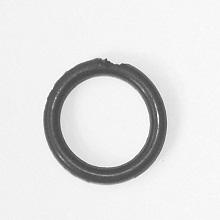
#> input picture Orings/Oring1.jpg, 220 x 220 px, found by its file name; its folder holds only this picture in this run
$ python oring.py
#> lines starting #> are read from the running program, lines starting #| are printed output that depends on the picture; after the words box and inside, x2 and y2 are one past the last pixel; in counts of white or black regions, pixels touching at a corner belong together
import cv2 as cv
import numpy as np
from matplotlib import pyplot as plt
import math
import queue
import time


# histogram of image
def hist(img):

    y = np.zeros(256)
    for i in range(1, img.shape[0]):
        for j in range(1, img.shape[1]):
            y[img[i, j]] += 1

    return y


# number of pixels in image
def pixelCount(h):
    count = 0
    for i in range(1, len(h)):
        if h[i] > 0:
            count += h[i]
    return count


def weight(x, y):
    w = 0
    for i in range(x, y):
        w += h[i]
    return w


def mean(x, y):
    m = 0
    w = weight(x, y)
    for i in range(x, y):
        m += h[i] * i

    return m / w


def variance(x, y):
    v = 0
    m = mean(x, y)
    w = weight(x, y)
    for i in range(x, y):
        v += ((i - m) ** 2) * h[i]
    v /= w
    return v


def threshold(h):
    count = pixelCount(h)
    for i in range(1, len(h)):
        # background variables
        vb = variance(0, i)
        wb = weight(0, i)/float(count)
        mb = mean(0, i)

        # foreground variables
        vf = variance(i, len(h))
        wf = weight(i, len(h))/float(count)
        mf = mean(i, len(h))

        #within class variance
        wcv = (wb * vb) + (wf * vf)

        if not math.isnan(wcv):
            threshold_values[i] = wcv


def getThreshold():
    minWcv = min(threshold_values.values())
    optimal_threshold = [k for k, v in threshold_values.items() if v == minWcv]
    print('optimal threshold', optimal_threshold[0])
    return optimal_threshold[0]


def thresholdedImage(img, threshold):
    row, col = img.shape
    for i in range(1, img.shape[0]):
        for j in range(1, img.shape[1]):
            if img[i, j] > threshold:
                img[i, j] = 0
            else:
                img[i, j] = 255
    return img


def dilation(img):
    row, col = img.shape
    imgCopy = np.zeros((img.shape[0], img.shape[1]), dtype=np.uint8)
    for i in range(1, img.shape[0]):
        for j in range(1, img.shape[1]):
            if img[i, j] == 255:
                imgCopy[i][j] = 255
                if i > 0:
                    imgCopy[i-1][j] = 255
                if j > 0:
                    imgCopy[i][j-1] = 255
                if i + 1 < len(img):
                    imgCopy[i+1][j] = 255
                if j + 1 < len(img[i]):
                    imgCopy[i][j+1] = 255

    return imgCopy


def erosion(img):
    row, col = img.shape
    imgCopy = np.zeros((img.shape[0], img.shape[1]), dtype=np.uint8)
    for i in range(1, img.shape[0]):
        for j in range(1, img.shape[1]):
            if img[i, j] == 0:
                imgCopy[i][j] = 0
                if i > 0:
                    imgCopy[i-1][j] = 0
                if j > 0:
                    imgCopy[i][j-1] = 0
                if i + 1 < len(img):
                    imgCopy[i+1][j] = 0
                if j + 1 < len(img[i]):
                    imgCopy[i][j+1] = 0

    return imgCopy


def ccl(img):

    label = np.zeros((img.shape[0], img.shape[1]), dtype=np.uint8)
    currLabel = 1
    q = queue.Queue()
    for i in range(1, img.shape[0]):
        for j in range(1, img.shape[1]):
            if img[i, j] == 255 and label[i, j] == 0:
                q.put((i, j))
                currLabel += 1
                while not q.empty():
                    pixel = q.get()
                    label[pixel[0], pixel[1]] = currLabel
                    for x in range(-1, 2):
                        for y in range(-1, 2):
                            if img[pixel[0] + x, pixel[1] + y] == 255 and label[pixel[0] + x, pixel[1] + y] == 0:
                                label[pixel[0] + x, pixel[1] + y] = currLabel
                                q.put((pixel[0] + x, pixel[1] + y))

    for x in range(1, img.shape[0]):
        for y in range(1, img.shape[1]):
            if label[x, y] == 2:
                label[x, y] = 255
            else:
                label[x, y] = 0

    return label


def perimeter(img):

    perimeter = np.zeros(shape=(img.shape[0], img.shape[1]), dtype=np.uint8)

    for i in range(1, img.shape[0]):
        for j in range(1, img.shape[1]):
            if img[i, j] == 255:
                edge = False
                for x in range(-1, 2):
                    for y in range(-1, 2):
                        if img[i + x, j + y] == 0:
                                edge = True
                if edge:
                    perimeter[i, j] = 255
    return perimeter


def test(img):
    label = np.zeros(shape=(img.shape[0], img.shape[1]), dtype=np.uint8)
    ringNo = 1
    q = queue.Queue()
    for i in range(1, img.shape[0]):
        for j in range(1, img.shape[1]):
            if img[i, j] == 255 and label[i, j] == 0:
                label[i, j] = ringNo
                q.put((i, j))

                while not q.empty():
                    pixel = q.get()
                    for x in range(-1, 2):
                        for y in range(-1, 2):
                            if img[pixel[0] + x, pixel[1] + y] == 255 and label[pixel[0] + x, pixel[1] + y] == 0:
                                label[pixel[0] + x, pixel[1] + y] = ringNo
                                q.put((pixel[0] + x, pixel[1] + y))
                ringNo += 1
    return ringNo == 3


for i in range(15):
    img = cv.imread("C:/Users/User/Desktop/ITB2019/ComputerVision/assignment/Orings/Oring" + str(i+1) + ".jpg", 0)
#> img is the input picture: shape (220, 220); min 55, max 255, mean 225.2
    img = np.asarray(img, dtype=np.uint8)
    copy = img.copy()
    threshold_values = {}

    start = time.time()
    # generate histogram of image
    h = hist(img)
#> h = 256 values, max 6276 at index 243, min 0 at index 0, mean 187.3
    # get threshold value
    threshold(h)
#> the loop in pixelCount, `for i in range(1, len(h)):` made 255 passes
#> count on passes 55, 57, 61, 62, 64, 65, 66, 67, 68, 69, 70, 71: 1, 2, 3, 4, 5, 8, 10, 17, 29, 36, 61, 89
#> after the loop in pixelCount, `for i in range(1, len(h)):`: count = 47961
#> the loop in threshold, `for i in range(1, len(h)):` made 255 passes
    thres = getThreshold()
#| optimal threshold 170
    # threshold image
    img = thresholdedImage(img, thres)
#> after the loop in thresholdedImage, `for i in range(1, img.shape[0]):`:
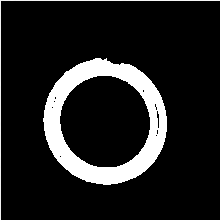
#> img: shape (220, 220); min 0, max 255, mean 32.2
    # show and save thresholded image
    cv.imshow("thresholded", img)
    # closing holes, dilation then erosion
    # dilation
    img = dilation(img)
#> after the loop in dilation, `for i in range(1, img.shape[0]):`:
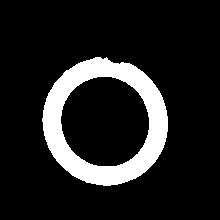
#> imgCopy: shape (220, 220); 13.1% white; 1 white region, box (x1, y1, x2, y2) and area: (42, 57, 168, 186) 6341
    # erosion
    # img = erosion(img)
    # dilation and erosion image
    cv.imshow("dilated image", img)
    # connected component labelling
    img = ccl(img)
    cv.imshow("labelled image", img)
    # calculate perimeter and count ring
    img = perimeter(img)
#> after the loop in perimeter, `for i in range(1, img.shape[0]):`:
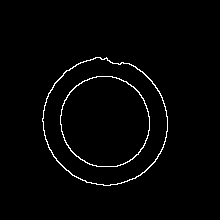
#> perimeter: shape (220, 220); 1.8% white in thin lines or dots, all inside (x1, y1, x2, y2) = (42, 57, 168, 186)
    if test(img):
        result = "true"
    else:
        result = "fail"
    texts = result
    end = time.time()
    duration = end - start
    cv.putText(img, str(texts), (70, 70), cv.FONT_HERSHEY_SIMPLEX, 1, (255, 255, 255), 2)
    cv.putText(img, str(duration), (100, 100), cv.FONT_HERSHEY_SIMPLEX, 1, (255, 255, 255), 2)
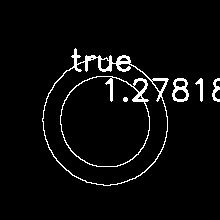
#> img: shape (220, 220); 4.2% white in thin lines or dots, all inside (x1, y1, x2, y2) = (42, 48, 220, 186)
#> (the run stopped early here; a loop or call above may not have finished)
